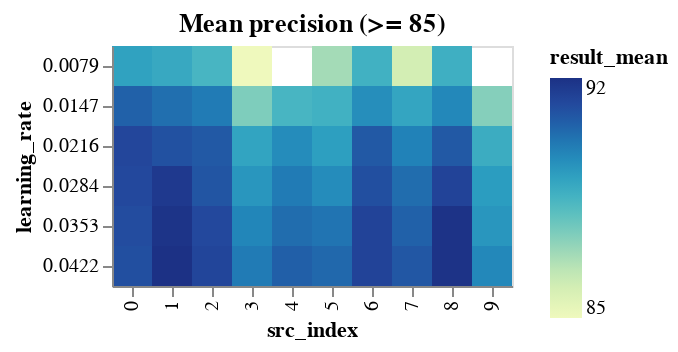

The notebook cell saved with this chart:
### Code cell
range_learning_rate_results_df = learning_rate_results_df[
    learning_rate_results_df.result_mean >= DETAILED_VIEW_TRESHOLD
]

binified_learning_rate_heatmap(
    f"Mean precision (>= {DETAILED_VIEW_TRESHOLD})", range_learning_rate_results_df
)

### Figure 1 — Vega-Lite specification as saved in the notebook (floating-point values rounded to 4 significant figures)
{"config": {"view": {"continuousWidth": 400, "continuousHeight": 300}}, "hconcat": [{"mark": "rect", "encoding": {"color": {"type": "quantitative", "field": "result_mean"}, "tooltip": [{"type": "quantitative", "field": "result_mean"}, {"type": "quantitative", "field": "result_std"}, {"type": "quantitative", "field": "neurons"}, {"type": "quantitative", "field": "layers"}, {"type": "quantitative", "field": "epochs"}, {"type": "quantitative", "field": "learning_rate"}, {"type": "quantitative", "field": "src_index"}], "x": {"type": "ordinal", "field": "src_index"}, "y": {"type": "ordinal", "field": "learning_rate"}}, "selection": {"selector006": {"type": "interval", "bind": "scales", "encodings": ["x", "y"]}}, "title": "Mean precision (>= 85)"}], "data": {"name": "data-f28fdf2df6d9351a3d94c41ac1da372f"}, "$schema": "https://vega.github.io/schema/vega-lite/v4.8.1.json", "datasets": {"data-f28fdf2df6d9351a3d94c41ac1da372f": [{"neurons": 11, "layers": 2, "epochs": 90, "learning_rate": 0.0422, "momentum": 0.0503, "result_mean": 91.7, "result_std": 1.611, "src_index": 1}, {"neurons": 11, "layers": 2, "epochs": 80, "learning_rate": 0.0422, "momentum": 0.0503, "result_mean": 91.65, "result_std": 1.314, "src_index": 8}, {"neurons": 11, "layers": 2, "epochs": 80, "learning_rate": 0.0353, "momentum": 0.0503, "result_mean": 91.65, "result_std": 1.375, "src_index": 8}, {"neurons": 11, "layers": 2, "epochs": 90, "learning_rate": 0.0353, "momentum": 0.0503, "result_mean": 91.6, "result_std": 1.634, "src_index": 1}, {"neurons": 11, "layers": 2, "epochs": 90, "learning_rate": 0.0284, "momentum": 0.0503, "result_mean": 91.45, "result_std": 1.77, "src_index": 1}, {"neurons": 11, "layers": 2, "epochs": 70, "learning_rate": 0.0353, "momentum": 0.0503, "result_mean": 91.16, "result_std": 1.466, "src_index": 6}, {"neurons": 11, "layers": 2, "epochs": 70, "learning_rate": 0.0422, "momentum": 0.0503, "result_mean": 91.16, "result_std": 1.323, "src_index": 6}, {"neurons": 11, "layers": 2, "epochs": 80, "learning_rate": 0.0284, "momentum": 0.0503, "result_mean": 91.16, "result_std": 1.323, "src_index": 8}, {"neurons": 12, "layers": 2, "epochs": 70, "learning_rate": 0.0422, "momentum": 0.0503, "result_mean": 91.11, "result_std": 1.481, "src_index": 2}, {"neurons": 12, "layers": 2, "epochs": 90, "learning_rate": 0.0216, "momentum": 0.0503, "result_mean": 91.06, "result_std": 1.594, "src_index": 0}, {"neurons": 12, "layers": 2, "epochs": 90, "learning_rate": 0.0284, "momentum": 0.0503, "result_mean": 91.02, "result_std": 1.628, "src_index": 0}, {"neurons": 12, "layers": 2, "epochs": 70, "learning_rate": 0.0353, "momentum": 0.0503, "result_mean": 91.02, "result_std": 1.538, "src_index": 2}, {"neurons": 12, "layers": 2, "epochs": 90, "learning_rate": 0.0353, "momentum": 0.0503, "result_mean": 90.92, "result_std": 1.384, "src_index": 0}, {"neurons": 12, "layers": 2, "epochs": 90, "learning_rate": 0.0422, "momentum": 0.0503, "result_mean": 90.87, "result_std": 1.737, "src_index": 0}, {"neurons": 11, "layers": 2, "epochs": 70, "learning_rate": 0.0284, "momentum": 0.0503, "result_mean": 90.87, "result_std": 1.489, "src_index": 6}, {"neurons": 11, "layers": 2, "epochs": 90, "learning_rate": 0.0216, "momentum": 0.0503, "result_mean": 90.82, "result_std": 1.728, "src_index": 1}, {"neurons": 12, "layers": 2, "epochs": 70, "learning_rate": 0.0284, "momentum": 0.0503, "result_mean": 90.72, "result_std": 1.86, "src_index": 2}, {"neurons": 9, "layers": 2, "epochs": 90, "learning_rate": 0.0422, "momentum": 0.0503, "result_mean": 90.68, "result_std": 1.575, "src_index": 7}, {"neurons": 12, "layers": 2, "epochs": 70, "learning_rate": 0.0216, "momentum": 0.0503, "result_mean": 90.63, "result_std": 1.743, "src_index": 2}, {"neurons": 11, "layers": 2, "epochs": 80, "learning_rate": 0.0216, "momentum": 0.0503, "result_mean": 90.63, "result_std": 1.267, "src_index": 8}, {"neurons": 11, "layers": 2, "epochs": 70, "learning_rate": 0.0216, "momentum": 0.0503, "result_mean": 90.63, "result_std": 1.24, "src_index": 6}, {"neurons": 8, "layers": 1, "epochs": 70, "learning_rate": 0.0422, "momentum": 0.0503, "result_mean": 90.48, "result_std": 1.666, "src_index": 4}, {"neurons": 12, "layers": 2, "epochs": 90, "learning_rate": 0.0147, "momentum": 0.0503, "result_mean": 90.43, "result_std": 1.624, "src_index": 0}, {"neurons": 9, "layers": 2, "epochs": 90, "learning_rate": 0.0353, "momentum": 0.0503, "result_mean": 90.43, "result_std": 1.35, "src_index": 7}, {"neurons": 10, "layers": 1, "epochs": 70, "learning_rate": 0.0422, "momentum": 0.0503, "result_mean": 90.29, "result_std": 1.36, "src_index": 5}, {"neurons": 8, "layers": 1, "epochs": 70, "learning_rate": 0.0353, "momentum": 0.0503, "result_mean": 90.19, "result_std": 1.595, "src_index": 4}, {"neurons": 9, "layers": 2, "epochs": 90, "learning_rate": 0.0284, "momentum": 0.0503, "result_mean": 90.19, "result_std": 1.229, "src_index": 7}, {"neurons": 11, "layers": 2, "epochs": 90, "learning_rate": 0.0147, "momentum": 0.0503, "result_mean": 90.14, "result_std": 1.365, "src_index": 1}, {"neurons": 10, "layers": 1, "epochs": 70, "learning_rate": 0.0353, "momentum": 0.0503, "result_mean": 90.04, "result_std": 1.193, "src_index": 5}, {"neurons": 12, "layers": 2, "epochs": 70, "learning_rate": 0.0147, "momentum": 0.0503, "result_mean": 89.9, "result_std": 1.742, "src_index": 2}, {"neurons": 8, "layers": 1, "epochs": 70, "learning_rate": 0.0284, "momentum": 0.0503, "result_mean": 89.9, "result_std": 1.565, "src_index": 4}, {"neurons": 6, "layers": 2, "epochs": 90, "learning_rate": 0.0422, "momentum": 0.0503, "result_mean": 89.9, "result_std": 1.447, "src_index": 3}, {"neurons": 9, "layers": 2, "epochs": 90, "learning_rate": 0.0216, "momentum": 0.0503, "result_mean": 89.75, "result_std": 1.167, "src_index": 7}, {"neurons": 6, "layers": 2, "epochs": 90, "learning_rate": 0.0353, "momentum": 0.0503, "result_mean": 89.66, "result_std": 1.455, "src_index": 3}, {"neurons": 5, "layers": 2, "epochs": 60, "learning_rate": 0.0422, "momentum": 0.0503, "result_mean": 89.61, "result_std": 1.57, "src_index": 9}, {"neurons": 11, "layers": 2, "epochs": 80, "learning_rate": 0.0147, "momentum": 0.0503, "result_mean": 89.61, "result_std": 1.156, "src_index": 8}, {"neurons": 8, "layers": 1, "epochs": 70, "learning_rate": 0.0216, "momentum": 0.0503, "result_mean": 89.51, "result_std": 1.115, "src_index": 4}, {"neurons": 10, "layers": 1, "epochs": 70, "learning_rate": 0.0284, "momentum": 0.0503, "result_mean": 89.51, "result_std": 1.216, "src_index": 5}, {"neurons": 11, "layers": 2, "epochs": 70, "learning_rate": 0.0147, "momentum": 0.0503, "result_mean": 89.46, "result_std": 1.397, "src_index": 6}, {"neurons": 5, "layers": 2, "epochs": 60, "learning_rate": 0.0353, "momentum": 0.0503, "result_mean": 89.27, "result_std": 1.386, "src_index": 9}, {"neurons": 6, "layers": 2, "epochs": 90, "learning_rate": 0.0284, "momentum": 0.0503, "result_mean": 89.27, "result_std": 1.485, "src_index": 3}, {"neurons": 5, "layers": 2, "epochs": 60, "learning_rate": 0.0284, "momentum": 0.0503, "result_mean": 89.12, "result_std": 1.155, "src_index": 9}, {"neurons": 10, "layers": 1, "epochs": 70, "learning_rate": 0.0216, "momentum": 0.0503, "result_mean": 89.07, "result_std": 1.078, "src_index": 5}, {"neurons": 12, "layers": 2, "epochs": 90, "learning_rate": 0.0079, "momentum": 0.0503, "result_mean": 88.98, "result_std": 1.801, "src_index": 0}, {"neurons": 6, "layers": 2, "epochs": 90, "learning_rate": 0.0216, "momentum": 0.0503, "result_mean": 88.93, "result_std": 1.053, "src_index": 3}, {"neurons": 9, "layers": 2, "epochs": 90, "learning_rate": 0.0147, "momentum": 0.0503, "result_mean": 88.88, "result_std": 1.215, "src_index": 7}, {"neurons": 11, "layers": 2, "epochs": 90, "learning_rate": 0.0079, "momentum": 0.0503, "result_mean": 88.78, "result_std": 1.444, "src_index": 1}, {"neurons": 5, "layers": 2, "epochs": 60, "learning_rate": 0.0216, "momentum": 0.0503, "result_mean": 88.68, "result_std": 1.126, "src_index": 9}, {"neurons": 11, "layers": 2, "epochs": 80, "learning_rate": 0.0079, "momentum": 0.0503, "result_mean": 88.59, "result_std": 1.473, "src_index": 8}, {"neurons": 11, "layers": 2, "epochs": 70, "learning_rate": 0.0079, "momentum": 0.0503, "result_mean": 88.54, "result_std": 1.5, "src_index": 6}, {"neurons": 10, "layers": 1, "epochs": 70, "learning_rate": 0.0147, "momentum": 0.0503, "result_mean": 88.54, "result_std": 1.155, "src_index": 5}, {"neurons": 12, "layers": 2, "epochs": 70, "learning_rate": 0.0079, "momentum": 0.0503, "result_mean": 88.39, "result_std": 1.657, "src_index": 2}, {"neurons": 8, "layers": 1, "epochs": 70, "learning_rate": 0.0147, "momentum": 0.0503, "result_mean": 88.39, "result_std": 1.158, "src_index": 4}, {"neurons": 6, "layers": 2, "epochs": 90, "learning_rate": 0.0147, "momentum": 0.0503, "result_mean": 87.47, "result_std": 1.399, "src_index": 3}, {"neurons": 5, "layers": 2, "epochs": 60, "learning_rate": 0.0147, "momentum": 0.0503, "result_mean": 87.37, "result_std": 1.624, "src_index": 9}, {"neurons": 10, "layers": 1, "epochs": 70, "learning_rate": 0.0079, "momentum": 0.0503, "result_mean": 86.89, "result_std": 1.232, "src_index": 5}, {"neurons": 9, "layers": 2, "epochs": 90, "learning_rate": 0.0079, "momentum": 0.0503, "result_mean": 86.01, "result_std": 1.141, "src_index": 7}, {"neurons": 6, "layers": 2, "epochs": 90, "learning_rate": 0.0079, "momentum": 0.0503, "result_mean": 85.19, "result_std": 1.27, "src_index": 3}]}}
